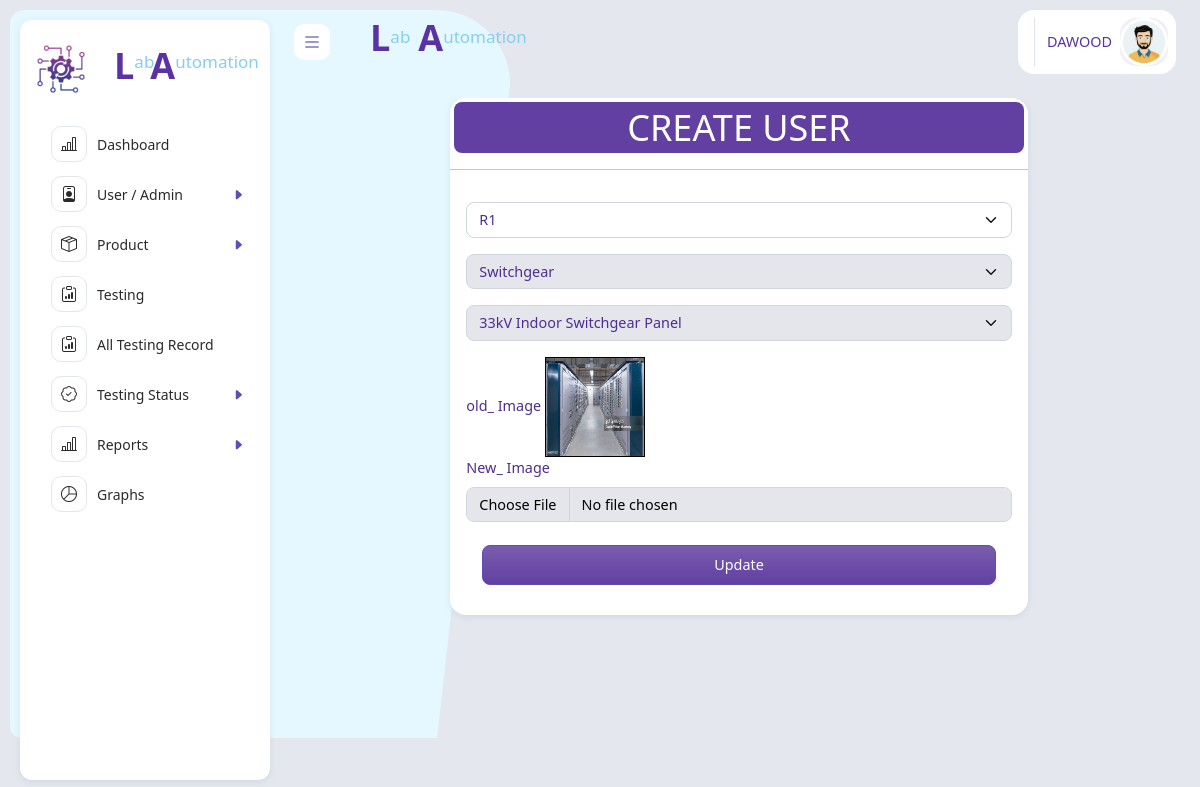
Screenshot of /edit-products.php?id=51 (signed in) with the database file from the repository.
### tables this page shows
CREATE TABLE `products` (
  `id` int(11) NOT NULL,
  `product_id` varchar(12) NOT NULL,
  `product_code` varchar(2) NOT NULL,
  `rivision` varchar(11) NOT NULL,
  `manufacturing_no` varchar(50) NOT NULL,
  `product_type` varchar(11) NOT NULL,
  `product_name` varchar(200) NOT NULL,
  `image` varchar(255) NOT NULL,
  `is_active` tinyint(1) DEFAULT 1
);

### edit-products.php (the view, shortened to what this page needs)
<?php
include 'header.php';
include "backend/db.php";
$id = $_GET["id"];
$query = mysqli_query($conn, "SELECT * FROM products WHERE id = '$id'");
$data = mysqli_fetch_assoc($query);
?>
<div class="app-body">
<div class="container-fluid">
    <div class="card col-md-8  mx-auto ">
        <div class="card-head">
            <h1 class="title bg-primary rounded text-center text-white p-1 m-1 testinheading " >CREATE USER</h1>
            <hr>
        </div>
        <div class="card-body ">
   <form action="update-products.php" method="POST" enctype="multipart/form-data">
                         <select class="form-select mb-3" name="rivision" required>
                 <option value="R1" <?= ($data['rivision']=='R1')?'selected':'' ?>>R1</option>
                 </select>
                <select class="form-select mb-3" name="product_type"disabled>
                 <option value="Switchgear" <?= ($data['product_type']=='Switchgear')?'selected':'' ?>>Switchgear</option>
                 </select>
        <select class="form-select mb-3" name="product_name" disabled>
          <optgroup label="Switchgear">
            <option value="33kV Indoor Switchgear Panel"<?= ($data['product_name']=='33kV Indoor Switchgear Panel')?'selected':'' ?>>33kV Indoor Switchgear Panel</option>
          </optgroup>
        </select>
            <label for="image">old_ Image</label>
           <img src="assets/images/<?= $data['image'] ?>"  alt="udating product Image" style="width:100px;height:100px; border:1px solid black;">
            <br>
            <label for="image">New_ Image</label>
            <input type="file" name="image" id="image" class="form-control my-2"disabled >
       <div class="card-footer text-center">
        <button id="btn" type="submit" name="submit" class="btn btn-primary w-100 m-0 p-2 testinheading">Update</button>
    </div>
    </form>
    </div>
   </div>
 </div>
<?php
include 'footer.php';
?>

### header.php (style rules this page uses)
.testinheading { background-color: #6240a1ff!important; color:white!important; }
label { color: #4f2d8fff !important; }
select { color: #4f2d8fff !important; }

### rows the page displays
products: rivision "R1", product_type "Switchgear", product_name "33kV Indoor Switchgear Panel", image (picture)

### other values shown
$_SESSION['user']['name'] "DAWOOD"
